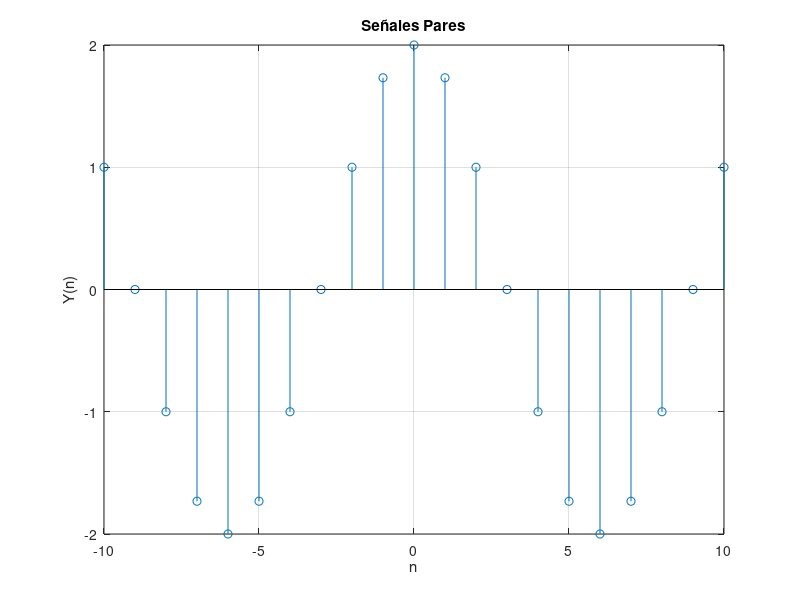

Recreate this plot in MATLAB.
clear;
close all;
clc; 

%SEÑALES PARES 
Wo=(1/6)*pi;
n=-10:10;
y=2*cos(Wo*n);
figure(1);
stem(n,y);
title("Señales Pares");
xlabel("n");
ylabel("Y(n)");
grid on; 